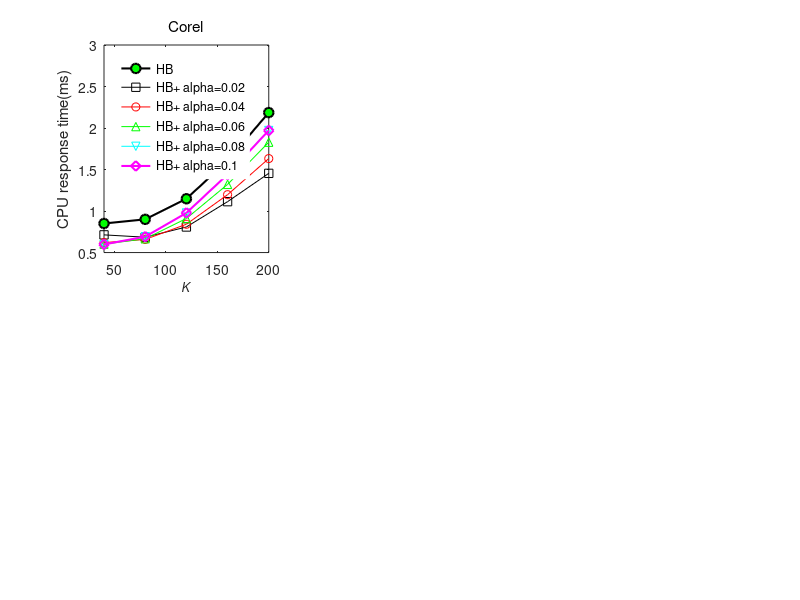

This chart was generated by the following MATLAB code: (Note: this script raises an error after producing the figure.)
%% compare with CPU response time between HB and HB+
% some common config
linesolid = ['-ks'; '-ro'; '-g^'; '-cv'; '-md'; '-ko';'-rv'];
linedashed = [':ks'; ':ro'; ':g^'; ':cv'; ':md'; ':ko';':rv'];
hold on;
box on;
set(gcf,'Position',[100 100 1400, 720]);

%% CPU response time
% Corel
subplot(2,3,1);
x_nk = [40:40:200];
y_cpu_hb = [850,900,1148,1605,2186] / 1000;
y = [...
    713,685,808,1113,1454;...
    620,658,841,1197,1632;...
    601,666,910,1321,1829;...
    598,691,977,1441,1970;...
    600,707,1015,1486,2127] / 1000;
hold on;
box on;
plot(x_nk, y_cpu_hb, linesolid(6,:), ...
        'LineWidth',1.5, 'MarkerSize',7, 'MarkerFaceColor', 'g');
plot(...
    x_nk, y(1,:), linesolid(1,:),...
    x_nk, y(2,:), linesolid(2,:),...
    x_nk, y(3,:), linesolid(3,:),...
    x_nk, y(4,:), linesolid(4,:),...
    x_nk, y(4,:), linesolid(5,:),...
    'LineWidth',1.5, 'MarkerSize',7);
title('Corel', 'Fontname', 'Helvetica', 'FontAngle', 'Normal', 'FontWeight', 'Normal');
xlabel('K');
ylabel('CPU response time(ms)');
h=legend('HB', 'HB+ alpha=0.02', 'HB+ alpha=0.04', 'HB+ alpha=0.06', 'HB+ alpha=0.08', 'HB+ alpha=0.1');
set(h, 'EdgeColor', 'White', 'Location', 'NorthWest');
axis([min(x_nk), max(x_nk), 0.5, 3]);
set(get(gca,'XLabel'),'FontSize',9, 'FontAngle', 'Italic', 'FontWeight', 'Normal', 'Vertical','top');
set(get(gca,'YLabel'),'FontSize',10, 'FontAngle', 'Italic', 'FontWeight', 'Normal', 'Vertical','bottom');
set(gca, 'Fontname', 'Helvetica',  'FontSize',10);
set(gca, 'XTick', x_nk');
set(gca, 'YTick', [0.5:0.5:3]);

% Aerial
subplot(2,3,2);
x_nk = [300:100:700];
y_cpu_hb = [8216,12175,17175,24597,32934] / 1000;
y = [...
    5030,6740,9428,13912,18009;...
    5473,8189,11601,16797,22515;...
    6103,9076,13282,19231,26562;...
    6549,10009,14918,21351,29481;...
    6910,10895,16052,23153,32358] / 1000;
hold on;
box on;
plot(x_nk, y_cpu_hb, linesolid(6,:), ...
        'LineWidth',1.5, 'MarkerSize',7, 'MarkerFaceColor', 'g');
plot(...
    x_nk, y(1,:), linesolid(1,:),...
    x_nk, y(2,:), linesolid(2,:),...
    x_nk, y(3,:), linesolid(3,:),...
    x_nk, y(4,:), linesolid(4,:),...
    x_nk, y(4,:), linesolid(5,:),...
    'LineWidth',1.5, 'MarkerSize',7);
title('Aerial', 'Fontname', 'Helvetica', 'FontAngle', 'Normal', 'FontWeight', 'Normal');
xlabel('K');
ylabel('CPU response time(ms)');
h=legend('HB', 'HB+ alpha=0.02', 'HB+ alpha=0.04', 'HB+ alpha=0.06', 'HB+ alpha=0.08', 'HB+ alpha=0.1');
set(h, 'EdgeColor', 'White', 'Location', 'NorthWest');
axis([min(x_nk), max(x_nk), 5, 55]);
set(get(gca,'XLabel'),'FontSize',9, 'FontAngle', 'Italic', 'FontWeight', 'Normal', 'Vertical','top');
set(get(gca,'YLabel'),'FontSize',10, 'FontAngle', 'Italic', 'FontWeight', 'Normal', 'Vertical','bottom');
set(gca, 'Fontname', 'Helvetica',  'FontSize',10);
set(gca, 'XTick', x_nk');
set(gca, 'YTick', [5:10:55]);

% WT
subplot(2,3,3);
x_nk = [800:200:1600];
y_cpu_hb = [73746,114860,161871,221205,288581]/1000;
y = [...
    25754,37621,53238,77612,98005;...
    31140,47747,68472,101404,128217;...
    36827,56326,81000,121786,154647;...
    41765,64502,92667,138670,176132;...
    46725,71712,103231,154332,196981] / 1000;
hold on;
box on;
plot(x_nk, y_cpu_hb, linesolid(6,:), ...
        'LineWidth',1.5, 'MarkerSize', 7, 'MarkerFaceColor', 'g');
plot(...
    x_nk, y(1,:), linesolid(1,:),...
    x_nk, y(2,:), linesolid(2,:),...
    x_nk, y(3,:), linesolid(3,:),...
    x_nk, y(4,:), linesolid(4,:),...
    x_nk, y(4,:), linesolid(5,:),...
    'LineWidth',1.5, 'MarkerSize',7);
title('WT', 'Fontname', 'Helvetica', 'FontAngle', 'Normal', 'FontWeight', 'Normal');
xlabel('K');
ylabel('CPU response time(ms)');
h=legend('HB', 'HB+ alpha=0.02', 'HB+ alpha=0.04', 'HB+ alpha=0.06', 'HB+ alpha=0.08', 'HB+ alpha=0.1');
set(h, 'EdgeColor', 'White', 'Location', 'NorthWest');
axis([min(x_nk), max(x_nk), 0, 500]);
set(get(gca,'XLabel'),'FontSize',9, 'FontAngle', 'Italic', 'FontWeight', 'Normal', 'Vertical','top');
set(get(gca,'YLabel'),'FontSize',10, 'FontAngle', 'Italic', 'FontWeight', 'Normal', 'Vertical','bottom');
set(gca, 'Fontname', 'Helvetica',  'FontSize',10);
set(gca, 'XTick', x_nk');
set(gca, 'YTick', [0:100:500]);
